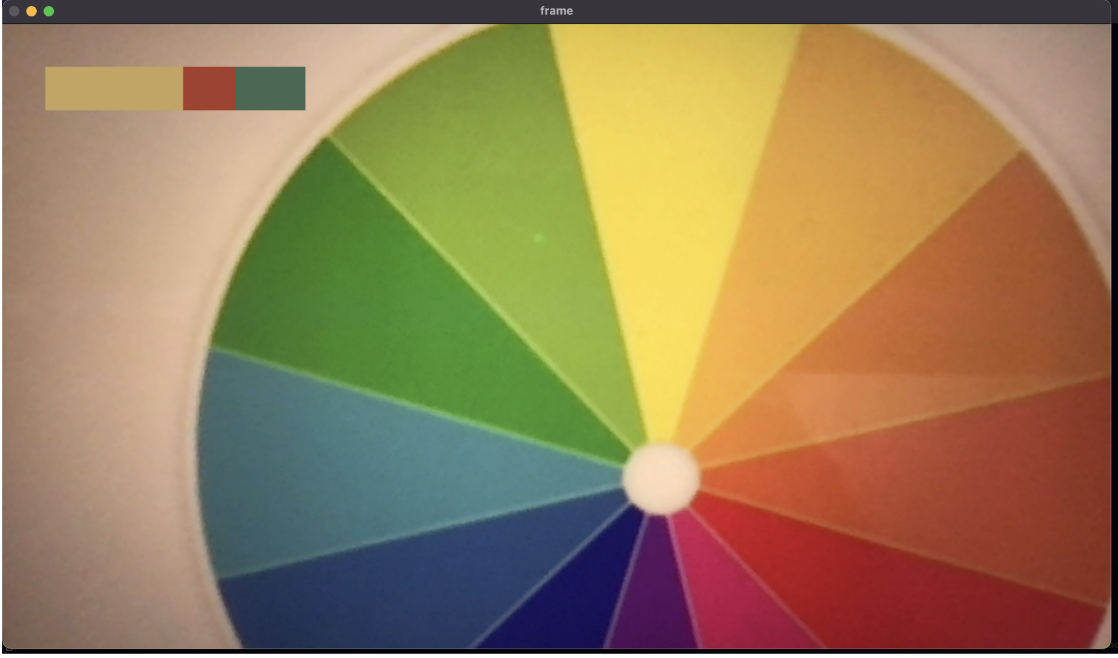

Source code (Python):
# REFERENCES
# - Dominant color: https://code.likeagirl.io/finding-dominant-colour-on-an-image-b4e075f98097
# - Overlaying: https://stackoverflow.com/questions/14063070/overlay-a-smaller-image-on-a-larger-image-python-opencv
#
# IMPROVEMENTS
# I used the dominant color tutorial and then added a bar containing the three most dominant colors on the 
# top left corner of the same frame.

import cv2
import numpy as np
import matplotlib.pyplot as plt
from sklearn.cluster import KMeans

def find_histogram(clt):
    """
    create a histogram with k clusters
    :param: clt
    :return:hist
    """
    numLabels = np.arange(0, len(np.unique(clt.labels_)) + 1)
    (hist, _) = np.histogram(clt.labels_, bins=numLabels)

    hist = hist.astype("float")
    hist /= hist.sum()

    return hist
def plot_colors2(hist, centroids):
    bar = np.zeros((50, 300, 3), dtype="uint8")
    startX = 0

    for (percent, color) in zip(hist, centroids):
        # plot the relative percentage of each cluster
        endX = startX + (percent * 300)
        cv2.rectangle(bar, (int(startX), 0), (int(endX), 50),
                      color.astype("uint8").tolist(), -1)
        startX = endX

    # return the bar chart
    return bar

cap = cv2.VideoCapture(0)

while(True):
    # Capture frame-by-frame
    ret, frame = cap.read()

    # Our operations on the frame come her
    hsv = cv2.cvtColor(frame, cv2.COLOR_BGR2HSV)

    display = frame
    frame = frame.reshape((frame.shape[0] * frame.shape[1],3)) #represent as row*column,channel number
    clt = KMeans(n_clusters=3) #cluster number
    clt.fit(frame)

    hist = find_histogram(clt)
    bar = plot_colors2(hist, clt.cluster_centers_)

    # overlay color bar
    x_offset=y_offset=50
    display[y_offset:y_offset+bar.shape[0], x_offset:x_offset+bar.shape[1]] = bar
    cv2.imshow('frame',display)
    k = cv2.waitKey(5) & 0xFF
    if k == 27:
        break

# When everything done, release the capture
cap.release()
cv2.destroyAllWindows()
